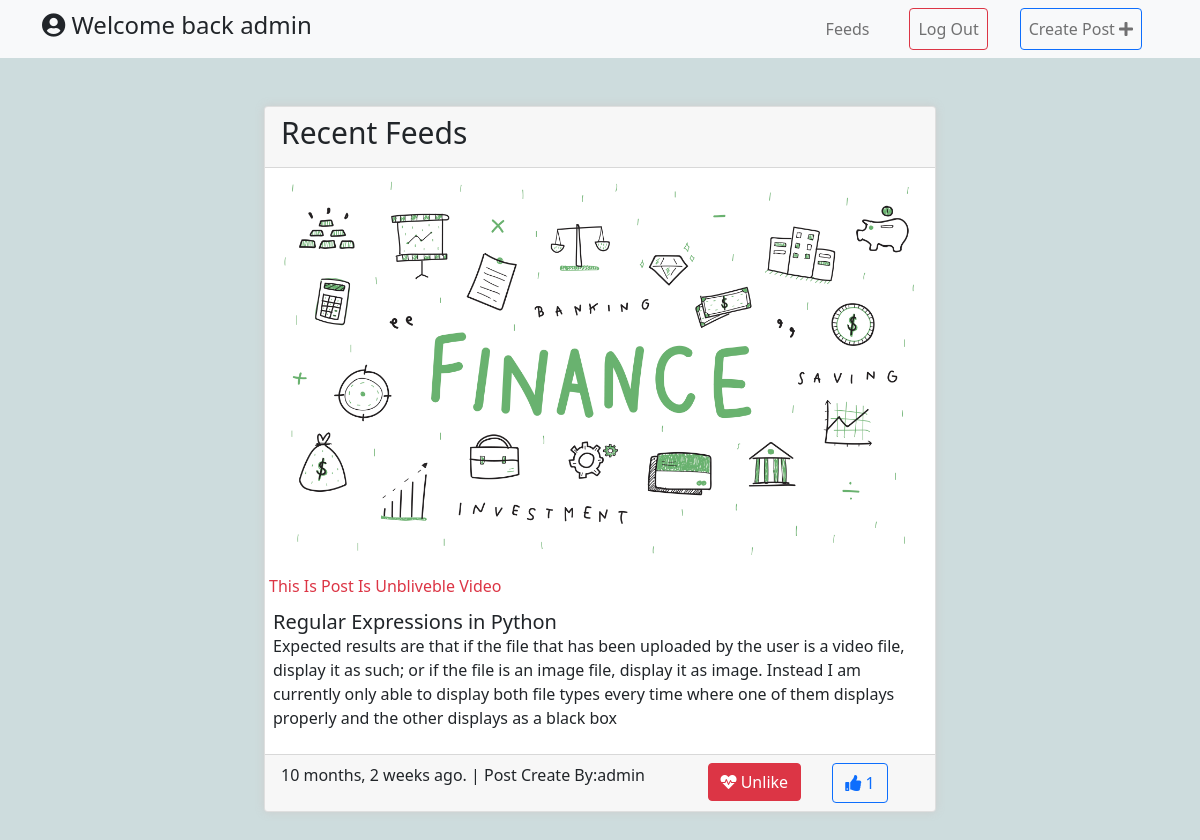
/post/detail/2 (signed in), run on the app's committed database.
### blog/models.py (models this page shows, shortened)
class Post(models.Model):
    user = models.ForeignKey(User, on_delete=models.CASCADE)
    name = models.CharField(max_length=100, blank=True)
    caption = models.CharField(max_length=65)
    content = models.TextField(blank=True)
    upload_file = models.FileField(
        upload_to="videos",
        blank=True,
        validators=[FileExtensionValidator(["mp4", "jpeg", "png", "jpg"])],
    )
    create_date = models.DateTimeField(default=dt.datetime.now)
    updated_date = models.DateTimeField(default=dt.datetime.now)

### blog/views.py (the view)
# urls.py: path("post/detail/<int:id>", views.post_detail, name="post-detail"),
def post_detail(request, id):
    post = get_object_or_404(Post, id=id)
    post_detail = Post.objects.filter(id=post.id)
    user_is_liked = Like.objects.filter(
        post_id=post.id, user=request.user
    ).exists()
    liked_count = 0
    liked_count = Like.objects.filter(post_id=post.id).count()
    context = {
        "post_detail": post_detail,
        "user_is_liked": user_is_liked,
        "liked_count": liked_count,
    }
    return render(request, "details.html", context)

### blog/templates/details.html (shortened to what this page needs)
{% extends 'base.html' %}
{% load static %}
{% block content %}
<div class="container">
  <div class="row d-flex justify-content-center p-5">
    <div class="col-md-8">
      <div class="card post-card ">
        <div class="card-header">
          <h1 class="h1">Recent Feeds</h1>
        </div>
        {% for post in post_detail  %}
        {% if post.upload_file.url|slice:"-4:" == ".mp4" %}
          <video src="{{post.upload_file.url}}" autoplay="true" loop="true" controls=true></video>
          <p class="m-1 text-danger">{{post.caption|title}}</>
        {% else %}
          <img src="{{post.upload_file.url}}" alt="">
          <p class="m-1 text-danger">{{post.caption|title}}</>
        {% endif %}
        <div class="card-body p-2">
          <div class="card-titie">
            <h5 class="m-0">{{post.name}}</h5>
            <p class="text-justify">
              {{post.content}}
            </p>
          </div>
        </div>
        <div class="card-footer d-flex justify-content-between">
          <p>{{post.create_date|timesince}} ago. | Post Create By:{{post.user.username}}</p>
          <p>
            <form method="POST" class="">
                  {% if user_is_liked %}
                  <button class="btn btn-danger" type="submit" formaction="{% url 'blog:unlike' post.id %}">
                      <i class="fa fa-heartbeat" aria-hidden="true"></i> Unlike
                  </button>
                  {% else %}
                  <button class="btn btn-primary" type="submit" formaction="{% url 'blog:like' post.id %}">
                      <i class="fa fa-heart" aria-hidden="true"></i>
                      Like
                  </button>
                  {% endif %}
              </form>
              <button class="btn btn-outline-primary">
                <i class="fa fa-thumbs-up" aria-hidden="true"></i> {{liked_count}}
              </button>
          </p>
      </div>
        {% endfor %}
      </div>
    </div>
  </div>
</div>
{% endblock content %}

### blog/templates/base.html (shortened to what this page needs)
<!DOCTYPE html>
{% load static %}
<html lang="en">
<head>
<link rel="stylesheet" href="https://cdnjs.cloudflare.com/ajax/libs/twitter-bootstrap/5.1.0/css/bootstrap.min.css">
<link rel="stylesheet" href="https://cdnjs.cloudflare.com/ajax/libs/font-awesome/5.15.4/css/all.min.css">
<link rel="stylesheet" href="{% static 'css/styles.css' %}">
</head>
<body>
    {% include 'include/header.html' %}
    {% block content %}
    {% endblock content %}
</body>
</html>

### blog/templates/include/header.html (shortened to what this page needs)
{% load static %}
<nav class="navbar navbar-expand-lg navbar-light bg-light">
  <div class="container">
    <div class="collapse navbar-collapse" id="navbarNav">
      <div class="nav-brand">
        <h4 class="text-dark"> <i class="fa fa-user-circle fa-warning" aria-hidden="true"></i> Welcome back {% if request.user.is_authenticated %} {{request.user.username}} {% else %} Guest {% endif %}</h4>
      </div>
      <ul class="navbar-nav ms-auto py-4 py-lg-0 d-flex align-items-center">
        <li class="nav-item"><a class="nav-link mx-3" href="{% url 'blog:post' %}">Feeds</a></li>
        {% if request.user.is_authenticated %}
        <li class="nav-item"><a class="nav-link mx-3 btn btn-outline-danger" href="{% url 'account:logout' %}">Log Out</a></li>
        <li class="nav-item"><a class="nav-link mx-3 btn btn-outline-primary" href="{% url 'blog:create-post' %}">Create Post <i class="fa fa-plus" aria-hidden="true"></i> </a></li>
        {% else %}
        <li class="nav-item"><a class="nav-link mx-2 btn btn-primary " href="{% url 'account:login' %}">Login</a></li>
        {% endif %}
      </ul>
    </div>
  </div>
</nav>

### social_blog/static/css/styles.css (style rules this page uses)
body { background-color:#cddcdd; }
.h1 { font-size: 30px; }
.card { box-shadow:0px 0px 10px #ccc; }

### data on the page
Post: upload_file (picture), caption "This Is Post Is Unbliveble Video", name "Regular Expressions in Python", content "Expected results are that if the file that has been uploaded by the user is a video file, display it as such; or if the file is an image file, display it as image. Instead I am currently only able to display both file types every time where one of them displays properly and the other displays as a black box", create_date "10 months, 2 weeks", user.username "admin", user "1"

### other printed values
{{ request.user.username }} "admin"
